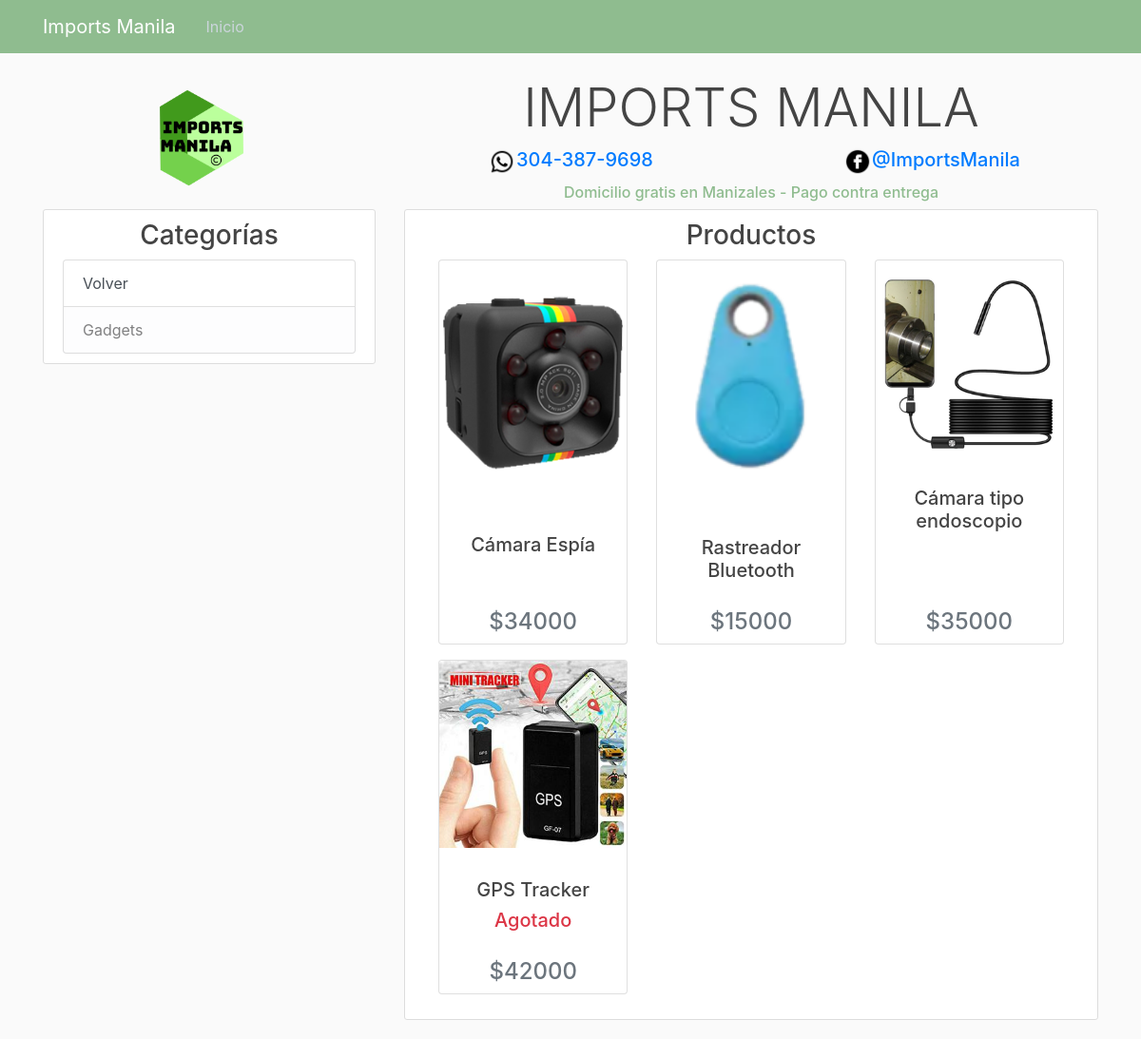
Screenshot of /category/2/products with the database file from the repository.
### app_ecommerce/models.py (models this page shows, shortened)
class Category(db.Model):
    id = db.Column(db.Integer, primary_key=True)
    name = db.Column(db.String(80),unique=True,nullable=False)
    image_file = db.Column(db.String(20),nullable=False,default='defaultCategory.jpg')
    parent_category = db.Column(db.Integer, db.ForeignKey('category.id'),nullable=False,default='root')
    products = db.relationship('Product', backref='cate', lazy=True)
    subCategories = db.relationship('Category',backref=db.backref('parent_cat',remote_side='Category.id'),lazy=True)

class Product(db.Model):
    id = db.Column(db.Integer, primary_key=True)
    name = db.Column(db.String(80),unique=True, nullable=False)
    description = db.Column(db.String(2500),nullable=False)
    weight = db.Column(db.String(10), nullable=False,default='1Kg')
    price = db.Column(db.Float(10), nullable=False,default=3.1)
    image_file1 = db.Column(db.String(20),nullable=False,default='defaultProduct.jpg')
    image_file2 = db.Column(db.String(20), nullable=False, default='defaultProduct.jpg')
    image_file3 = db.Column(db.String(20), nullable=False, default='defaultProduct.jpg')
    category = db.Column(db.Integer, db.ForeignKey('category.id'),nullable=False)
    spent = db.Column(db.Boolean, default=False, nullable=False)

### app_ecommerce/categories/routes.py (the view)
@categories.route('/category/<int:category_id>/products')
def products_for_category(category_id):
    c = Category.query.get(category_id)
    products = c.products
    categories = [c]
    return render_template('home.html',categories=categories, products=products,quote=quote)

### app_ecommerce/templates/home.html (shortened to what this page needs)
{% extends 'layout.html' %}
{% block content %}
    <div class="row">
    <div class="col-md-4">
      <div class="content-section">
        <h3 class="text-center">Categorías</h3>
        <div class="list-group">
            <a class="list-group-item list-group-item-action list-group-item-link" href="javascript:history.back()"> Volver</a>
            {% for cat in categories %}
                {% if cat.subCategories|length > 0 %}
                    <a href="{{url_for('categories.subcategories_for_category',category_id=cat.id)}}" class="list-group-item list-group-item-action list-group-item-light">{{cat.name}}</a>
                {% else %}
                    <a href="{{url_for('categories.products_for_category',category_id=cat.id)}}"
                   class="list-group-item list-group-item-action list-group-item-light">{{cat.name}}</a>
                {% endif %}
            {% endfor %}
          </div>
      </div>
    </div>
    {% if products %}
        <div class="col-md-8">
          <div class="content-section">
            <h3 class="text-center">Productos</h3>
              <div class="col-lg-12">
                    <div class="row">
                      {% for p in products %}
                        <div class="col-lg-4 col-md-6 mb-3">
                            <div class="card h-100">
                              <a href="{{url_for('products.view_product',product_id=p.id)}}">
                              <img class="card-img-top"
                                  src="{{url_for('static',filename='product_pics/'+p.image_file1)}}" width=100% height=100% alt=""></a>
                              <div class="card-body">
                                  <a href="{{url_for('products.view_product',product_id=p.id)}}" class="text-Capitalize"><h1 class="h5 text-center">{{p.name}}</h1></a>
                                  {% if p.spent %}
                                    <h5 class="h5 text-center text-danger">Agotado</h5>
                                  {% endif %}
                              </div>
                              <h1 class="h4 text-center text-muted">${{p.price|round|int}}</h1>
                            </div>
                        </div>
                    {% endfor %}
                    </div>
              </div>
          </div>
        </div>
    {% endif %}
    </div>
{% endblock %}

### app_ecommerce/static/main.css (style rules this page uses)
body { background: #fafafa; color: #333333; margin-top: 5rem; }
h1, h2, h3, h4, h5, h6 { color: #444444; }
.content-section { background: #ffffff; padding: 10px 20px; border: 1px solid #dddddd; border-radius: 3px; margin-bottom: 20px; }

### rows the page displays
Category: name "Gadgets"
Product: image_file1 (picture), name "Cámara Espía", price "34000"
Product: image_file1 (picture), name "Rastreador Bluetooth", price "15000"
Product: image_file1 (picture), name "Cámara tipo endoscopio", price "35000"
Product: image_file1 (picture), name "GPS Tracker", spent "Agotado", price "42000"
